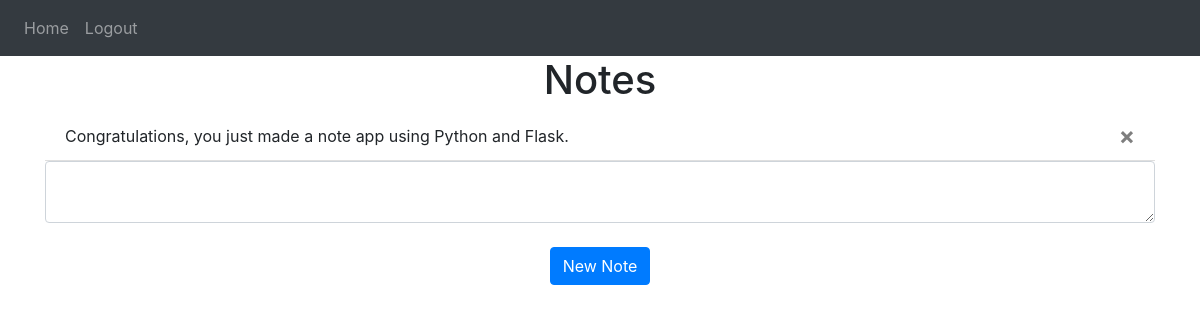
Page / (signed in) on the earlier database version.
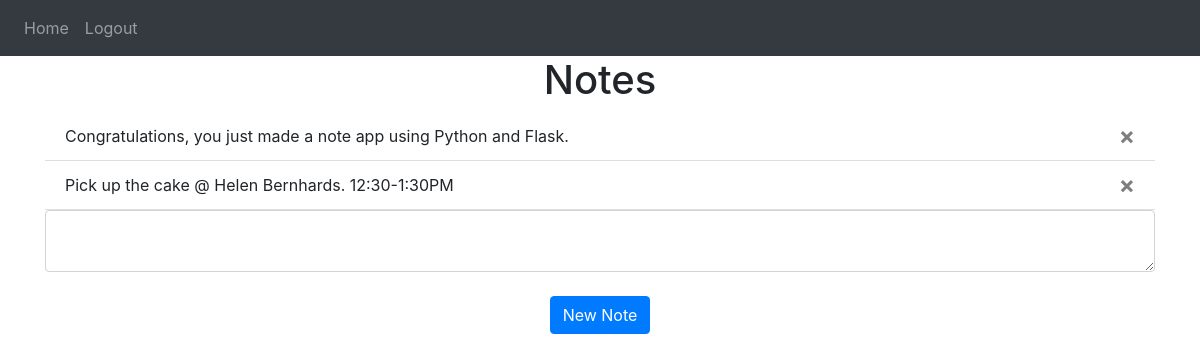
Same page on the later database version.
### website/models.py (models this page shows)
class Note(db.Model):
    id = db.Column(db.Integer, primary_key=True)
    text = db.Column(db.String(10000))
    date = db.Column(db.DateTime(timezone=True), default=func.now())
    user_id = db.Column(db.Integer, db.ForeignKey('user.id'))

### website/views.py (the view, shortened to what this page needs)
@views.route('/', methods=['GET', 'POST']) # runs the function underneath whenever we visit the URL main page
@login_required
def home():
    return render_template("home.html", user=current_user)

### website/__init__.py (called while the page is built)
def create_app():
    app = Flask(__name__) # initialize flask
    app.config['SECRET_KEY'] = 'la li lu le lo' #encrypts/secures cookies and session data for the site
    app.config['SQLALCHEMY_DATABASE_URI'] = f'sqlite:///{DB_NAME}'
    app.config['SQLALCHEMY_TRACK_MODIFICATIONS'] = False
    db.init_app(app)
    from .views import views
    from .auth import auth
    app.register_blueprint(views, url_prefix='/')
    app.register_blueprint(auth, url_prefix='/')
    from .models import User, Note
    create_database(app)
    login_manager = LoginManager()
    login_manager.login_view = 'auth.login'
    login_manager.init_app(app)
    @login_manager.user_loader
    def load_user(id):
        return User.query.get(int(id))
    return app

### website/templates/home.html (shortened to what this page needs)
{% extends "base.html" %}
{% block content %}
    <h1 align="center">Notes</h1>
    <ul class="list-group list-group-flush" id="notes">
        {% for note in user.notes %}
            <li class="list-group-item">{{ note.text }}
                <button type="button" class="close" onClick="deleteNote({{ note.id }})">
                    <span aria-hidden="true">&times;</span>
                </button>
            </li>
        {% endfor %}
    </ul>
    <form method="POST">
        <textarea name="note" id="note" class="form-control"></textarea>
        <br>
        <div align="center">
            <button type="submit" class="btn btn-primary">New Note</button>
        </div>
    </form>
{% endblock content %}

### website/templates/base.html (shortened to what this page needs)
<!DOCTYPE html>
<html lang="en">
<head>
    <link
      rel="stylesheet"
      href="https://stackpath.bootstrapcdn.com/bootstrap/4.4.1/css/bootstrap.min.css"
    />
    <link
      rel="stylesheet"
      href="https://stackpath.bootstrapcdn.com/font-awesome/4.7.0/css/font-awesome.min.css"
    />
</head>
<body>
    <nav class="navbar navbar-expand-lg navbar-dark bg-dark">
        <div class="collapse navbar-collapse" id="navbar">
            <div class="navbar-nav">
                {% if user.is_authenticated %}
                    <a class="nav-item nav-link" id="home" href="/">Home</a>
                    <a class="nav-item nav-link" id="logout" href="/logout">Logout</a>
                {% else %}
                    <a class="nav-item nav-link" id="login" href="/login">Login</a>
                    <a class="nav-item nav-link" id="signUp" href="/sign-up">Sign Up</a>
                {% endif %}
            </div>
        </div>
    </nav>
    <div class="container">
        {% block content %}
        {% endblock content %}
    </div>
</body>
</html>

Differences in the rows shown:
added Note: text "Pick up the cake @ Helen Bernhards. 12:30-1:30PM"
